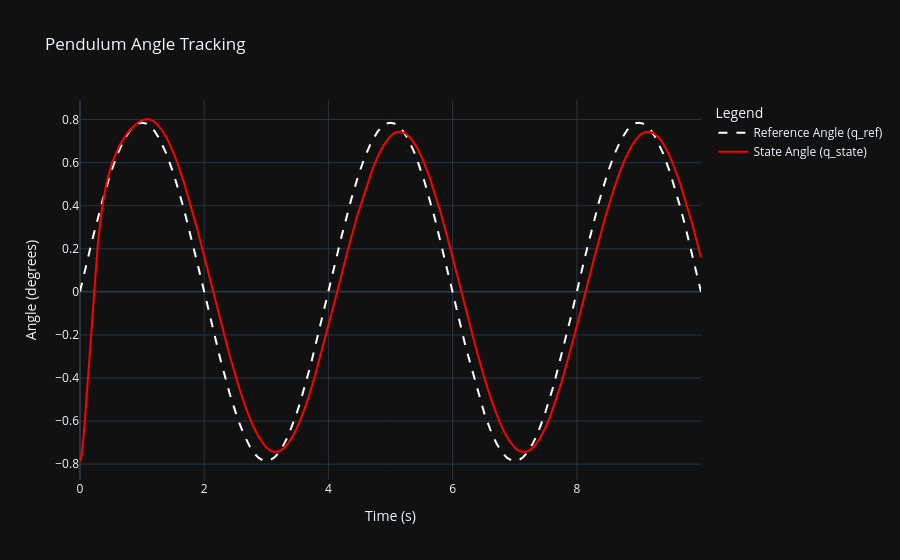

The notebook cell saved with this chart:
### Markdown cell above
**5. Plotting the results**

### Code cell
# Create a simple plotly figure for the q_ref and q_state over time
import plotly.graph_objects as go
fig = go.Figure()
fig.add_trace(go.Scatter(x=ts, y=q_ref_log, mode='lines',
                            name='Reference Angle (q_ref)', line=dict(color='white', dash='dash')))
fig.add_trace(go.Scatter(x=ts, y=q_state_log, mode='lines',
                            name='State Angle (q_state)', line=dict(color='red')))
fig.update_layout(title='Pendulum Angle Tracking',
                  xaxis_title='Time (s)',
                  yaxis_title='Angle (degrees)',
                  legend_title='Legend',
                  template='plotly_dark')
fig.show()

### Figure 1 — Plotly figure (JSON) as saved in the notebook; plotly's stock layout.template omitted (floating-point values rounded to 4 significant figures; data arrays with more than 128 entries replaced by an {"elided": "..."} marker saying what was removed)
{"data": [{"line": {"color": "white", "dash": "dash"}, "mode": "lines", "name": "Reference Angle (q_ref)", "type": "scatter", "x": {"elided": "10000 float values"}, "y": {"elided": "10000 float values"}}, {"line": {"color": "red"}, "mode": "lines", "name": "State Angle (q_state)", "type": "scatter", "x": {"elided": "10000 float values"}, "y": {"elided": "10000 float values"}}], "layout": {"legend": {"title": {"text": "Legend"}}, "title": {"text": "Pendulum Angle Tracking"}, "xaxis": {"title": {"text": "Time (s)"}}, "yaxis": {"title": {"text": "Angle (degrees)"}}}}
